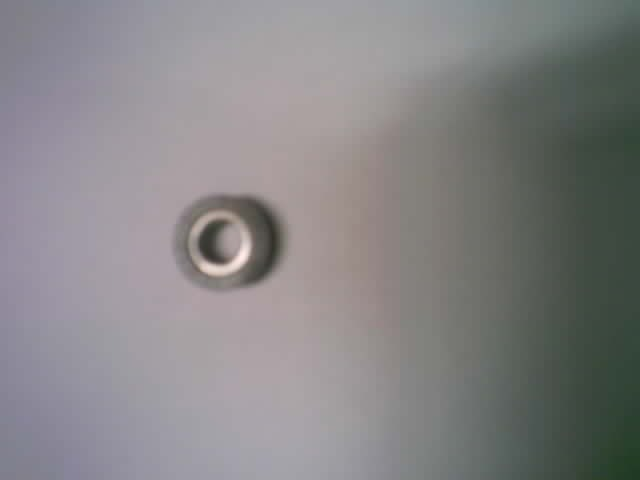
#> input picture main/t1.jpg, 640 x 480 px
$ python -i serial_capture.py   (imports and definitions only)
#> lines starting #> are read from the running program, lines starting #| are printed output that depends on the picture
"""
serial_capture.py
=================
从串口捕获 ESP32 回传的 raw RGB 图片数据，保存为 PNG 文件。

用法：
  1. 在 classifier_driver.cpp 中设置 #define DUMP_IMG 1
  2. 重新编译烧录: idf.py build flash monitor
  3. 在另一个终端运行本脚本:
     python serial_capture.py --port COM3 --output esp32_raw.png
  4. 同时在 PC 上生成对比图:
     python serial_capture.py --compare

输出文件:
  - esp32_raw.png          — ESP32 JPEG 解码后的原始 640x480 图片
  - pc_cropped.png         — PC 端用相同参数 resize+crop 后的 224x224 图片
"""

import argparse
import serial
import numpy as np
from PIL import Image
import os
import sys
import time

# PC 预处理参数（与 verify_model.py 一致）
TARGET_SHORT = 256
TARGET_SIZE = 224
IMG_DIR = "main"


# [62 lines left out: functions capture_raw_image, save_as_png, not called in this run]


def pc_preprocess(image_path):
    """PC 端 resize+crop（与 verify_model.py 一致）"""
#> called with image_path = 'main/t1.jpg'
    img = Image.open(image_path).convert("RGB")
#> img is the input picture: PIL image 640x480 RGB; mean R, G, B 133.6, 132.1, 133.6
    w, h = img.size
#> w = 640; h = 480
    print(f"  PC source: {w}x{h}")
#|   PC source: 640x480

    # resize 短边到 256
    if w < h:
        new_w, new_h = TARGET_SHORT, int(h * TARGET_SHORT / w)
    else:
        new_w, new_h = int(w * TARGET_SHORT / h), TARGET_SHORT
#> new_w = 341; new_h = 256
    img = img.resize((new_w, new_h), Image.BILINEAR)
#> img: PIL image 341x256 RGB
    print(f"  PC resized: {new_w}x{new_h}")
#|   PC resized: 341x256

    # center crop 224
    left = (new_w - TARGET_SIZE) // 2
#> left = 58
    top = (new_h - TARGET_SIZE) // 2
#> top = 16
    img = img.crop((left, top, left + TARGET_SIZE, top + TARGET_SIZE))
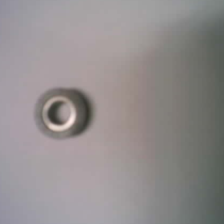
#> img: PIL image 224x224 RGB; mean R, G, B 146.7, 141.9, 142.3
    print(f"  PC cropped: ({left},{top}) -> {TARGET_SIZE}x{TARGET_SIZE}")
#|   PC cropped: (58,16) -> 224x224
    return img


# [55 lines left out: function main, not called in this run]


# [2 lines not run here, left out]

>>> result = pc_preprocess('main/t1.jpg')

$ run again, on main/t3.jpg
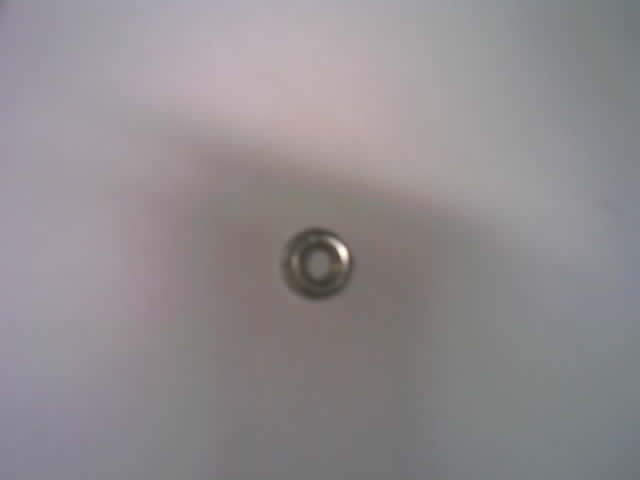
#> input picture main/t3.jpg, 640 x 480 px
#> in pc_preprocess, img is the input picture: PIL image 640x480 RGB; mean R, G, B 144.5, 139.9, 142.7
#|   PC source: 640x480
#|   PC resized: 341x256
#> in pc_preprocess, `img = img.crop((left, top, left + TARGET_SIZE, top + TARGET_SIZE))`:
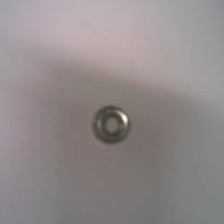
#> img: PIL image 224x224 RGB; mean R, G, B 145.4, 138.2, 138.5
#|   PC cropped: (58,16) -> 224x224

$ run again, on main/t4.jpg
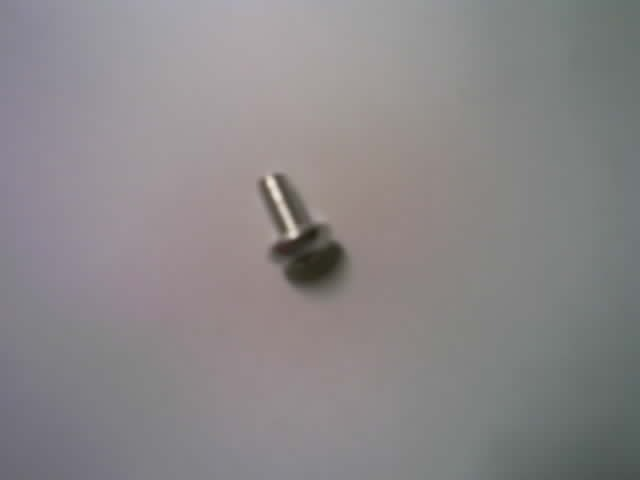
#> input picture main/t4.jpg, 640 x 480 px
#> in pc_preprocess, img is the input picture: PIL image 640x480 RGB; mean R, G, B 138.2, 134.8, 136.6
#|   PC source: 640x480
#|   PC resized: 341x256
#> in pc_preprocess, `img = img.crop((left, top, left + TARGET_SIZE, top + TARGET_SIZE))`:
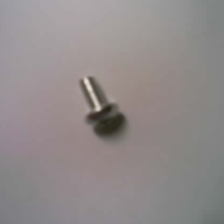
#> img: PIL image 224x224 RGB; mean R, G, B 145.5, 139.1, 139.2
#|   PC cropped: (58,16) -> 224x224
